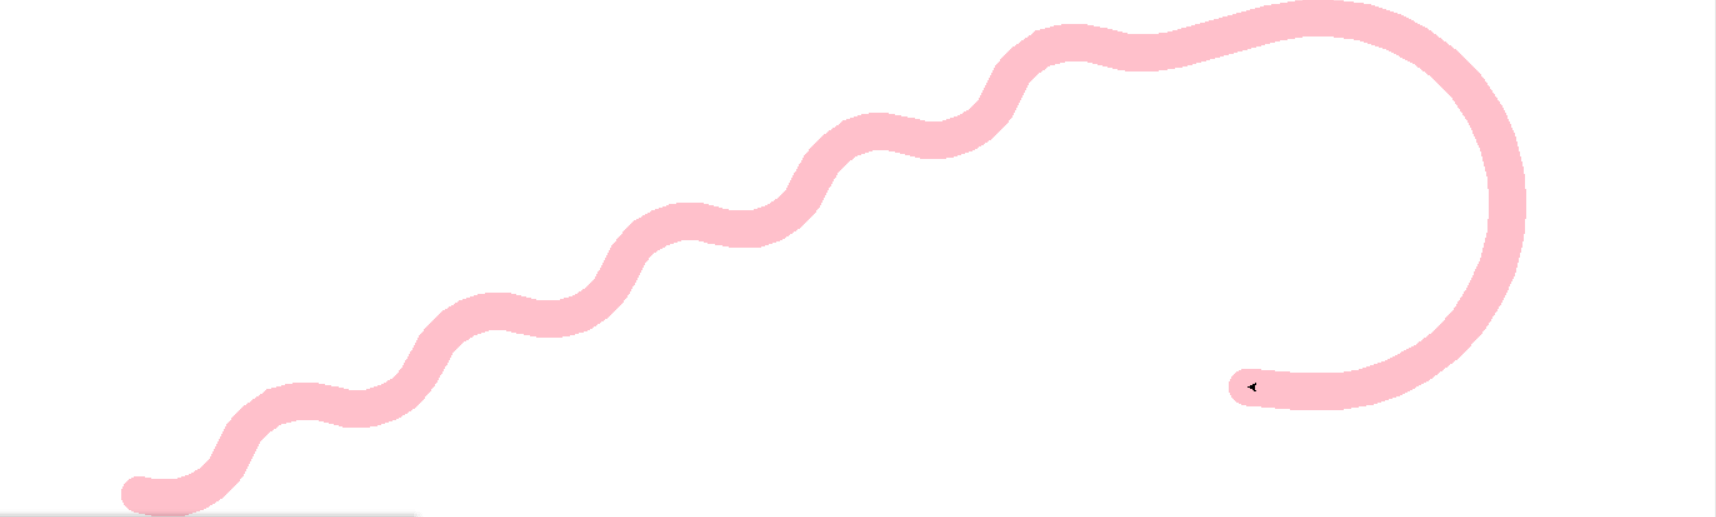

Python code for this plot:
#e2.1Drawpython.py
import turtle
turtle.setup(400,250,250,200)
turtle.penup()
turtle.fd(-500)
turtle.pendown()
turtle.pensize(30)
turtle.pencolor("pink")
turtle.seth(-20)
for i in range(5):
    turtle.circle(60,90)
    turtle.circle(-60,90)
turtle.circle(100,70/2)
turtle.fd(80)
turtle.circle(-150,200)
turtle.fd(70*2/3)
